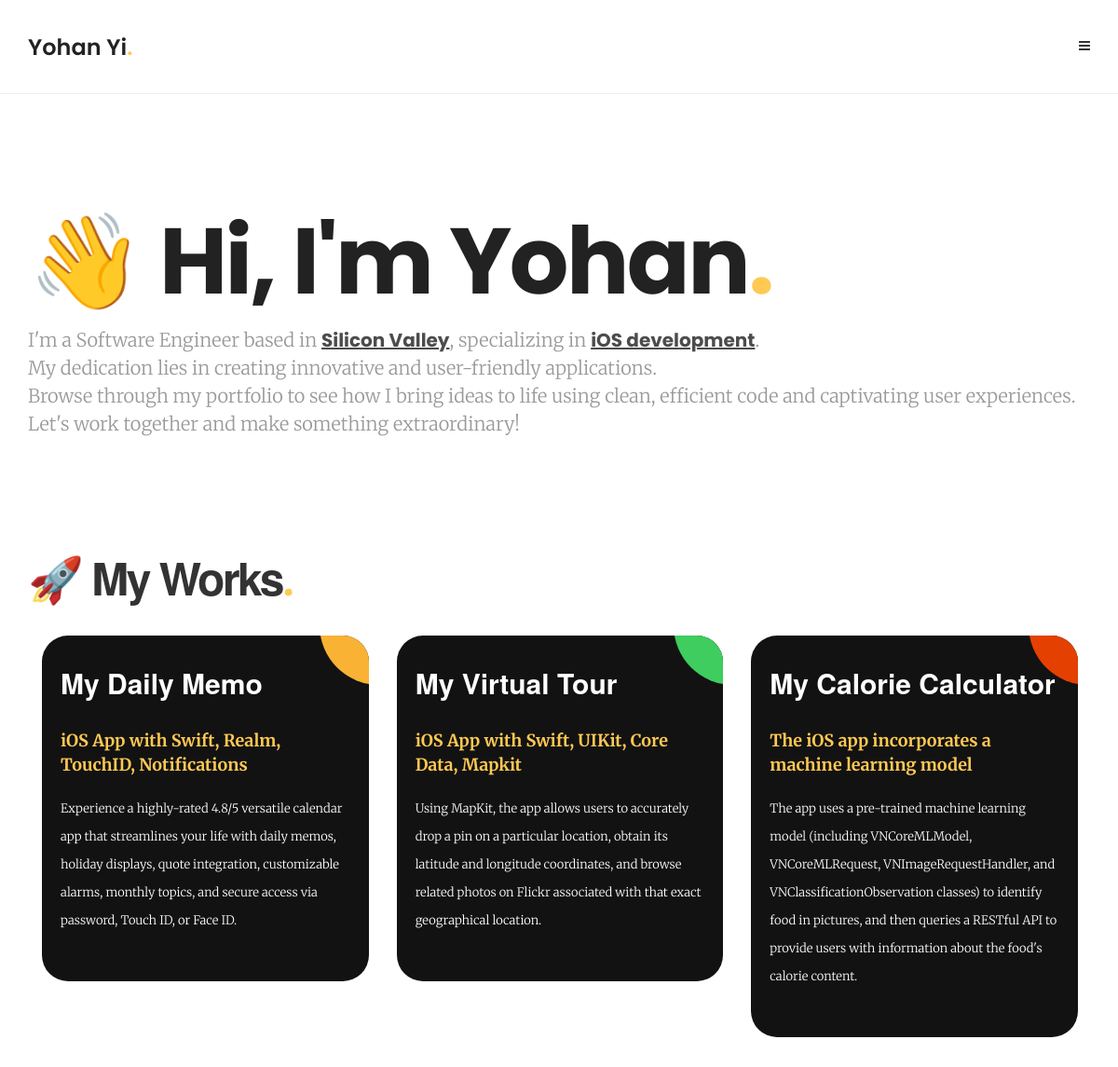
The app's page / (upper part), older data.
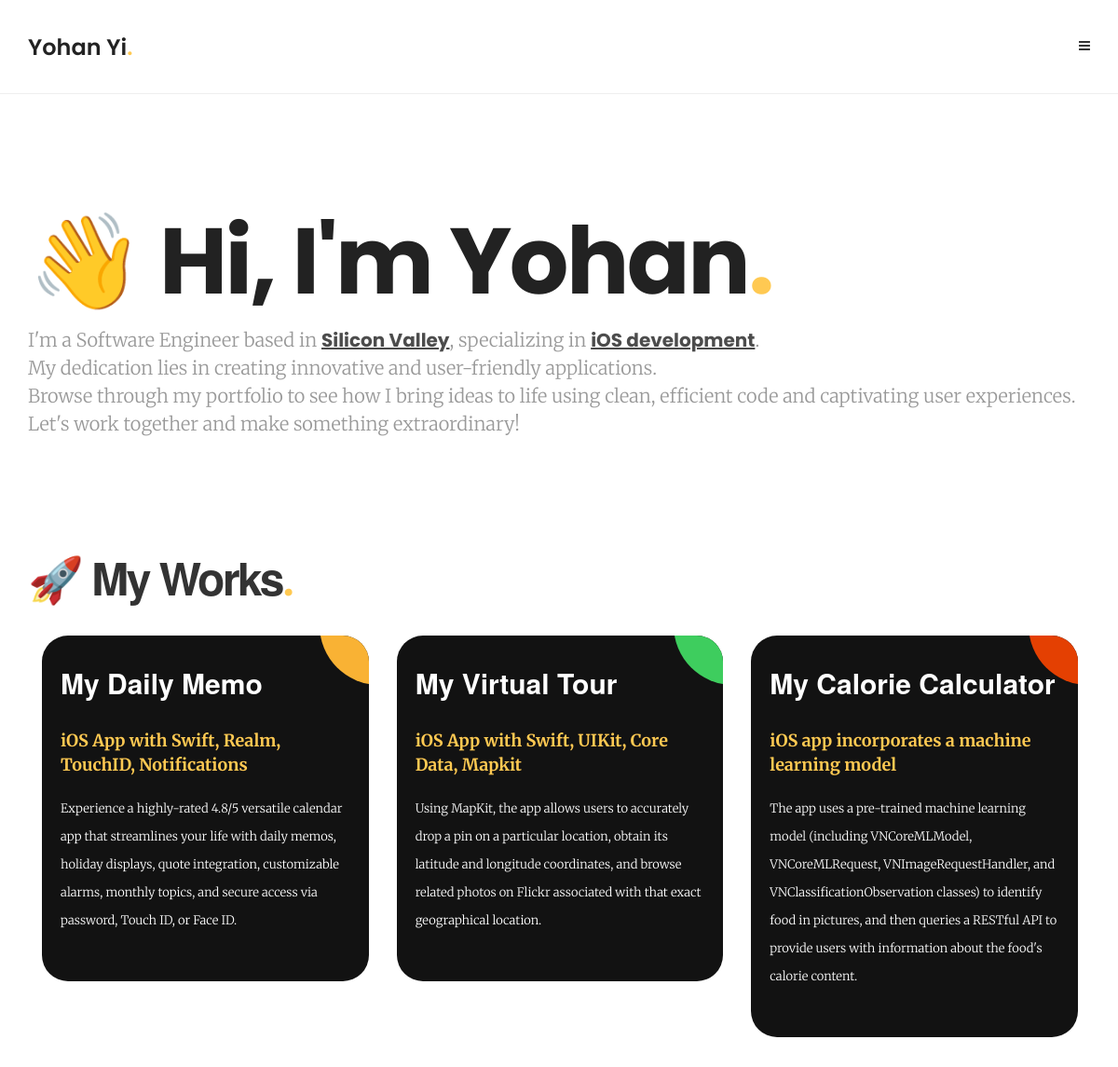
The same page, newer data.
### mywork/models.py (models this page shows, shortened)
class Work(models.Model):
    title = models.CharField(max_length=200)
    subtitle = models.CharField(max_length=200)
    desciption = models.TextField()
    created_date = models.DateTimeField(default=timezone.now)
    published_date = models.DateTimeField(blank=True, null=True)
    link = models.CharField(max_length=200)

### yohanyime/views.py (the view)
# urls.py: path('',views.index,name="index"),
def index(request):
    worksModel = apps.get_model('mywork', 'Work')
    myworks = worksModel.objects.all
    return render(request,"index/index.html", {'myworks':myworks})

### templates/index/index.html (shortened to what this page needs)
{% load static %}
<!doctype html>
<html lang="en" class="no-js">
<head>
    {% block css %}
	<link rel="stylesheet" type="text/css" href="{% static 'css/bootstrap.min.css' %}" media="screen">
	<link rel="stylesheet" type="text/css" href="{% static 'css/font-awesome.min.css' %}" media="screen">
	<link rel="stylesheet" type="text/css" href="{% static 'css/elegant-icons.css' %}" media="screen">
	<link rel="stylesheet" type="text/css" href="{% static 'css/style.css' %}" media="screen">
    {% endblock css %}
</head>
<body>
	<div id="container">
		<header class="clearfix trans">
			<nav class="navbar navbar-default navbar-fixed-top" role="navigation">
				<div class="container">
					<div class="navbar-header">
						<a class="navbar-brand" href="http://www.yohanyi.me">Yohan Yi<span>.</span></a>
					</div>
					<div class="collapse navbar-collapse" id="bs-example-navbar-collapse-1">
						<ul class="nav navbar-nav navbar-right navigate-section">
							<li class="drop"><a href="#home">Home</a></li>
							<li><a href="#works">My Works</a></li>
							<li><a href="#about">About Me</a></li>
							<li><a href="#insta">Follow me on Instagram</a></li>
							<li><a href="mailto: yohanyi@yohanyi.me">Contact</a></li>
							<li><a class="open-menu" href="#"><i class="fa fa-bars" aria-hidden="true"></i></a></li>
						</ul>
					</div>
				</div>
			</nav>
		</header>
		<section class="banner-page-section">
			<div class="container">
				<h1>👋 Hi, I'm Yohan<span>.</span></h1>
				<p>I'm a Software Engineer based in <u>Silicon Valley</u>, specializing in <u>iOS development</u>.
					<br> My dedication lies in creating innovative and user-friendly applications.
					<br> Browse through my portfolio to see how I bring ideas to life using clean, efficient code
					and captivating user experiences.
					<br> Let's work together and make something extraordinary!
				</p>
			</div>
		</section>
		<section class="about-us-section">
			<div class="container">
				<div class="about-us-box">
					<div class="row">
						<div class="col-md-4">
							<div class="about-us-post">
								<h1>🚀 My Works<span>.</span></h1>
								<div class="ag-format-container">
									<div class="ag-courses_box">
										{% for work in myworks %}
									  <div class="ag-courses_item">
										<a href="{{ work.link }}" target="_blank" class="ag-courses-item_link">
										  <div class="ag-courses-item_bg"></div>
										  <div class="ag-courses-item_title">
											{{ work.title }}
										  </div>
										  <br>
										  <div class="ag-courses-item_date-box">
											<span class="ag-courses-item_skills">
												{{ work.subtitle }}
											</span>
											<br>
											<p class="ag-courses-item_desc">
												{{ work.desciption }}
											</p>
										</div>
										</a>
									  </div>
									  {% endfor %}
									</div>
								</div>
							</div>
						</div>
					</div>
				</div>
			</div>
		</section>
	</div>
</body>
</html>

Row changes from the older to the newer data that the page shows:
changed Work "My Calorie Calculator": subtitle "The iOS app incorporates a machine learning model" → "iOS app incorporates a machine learning model"
